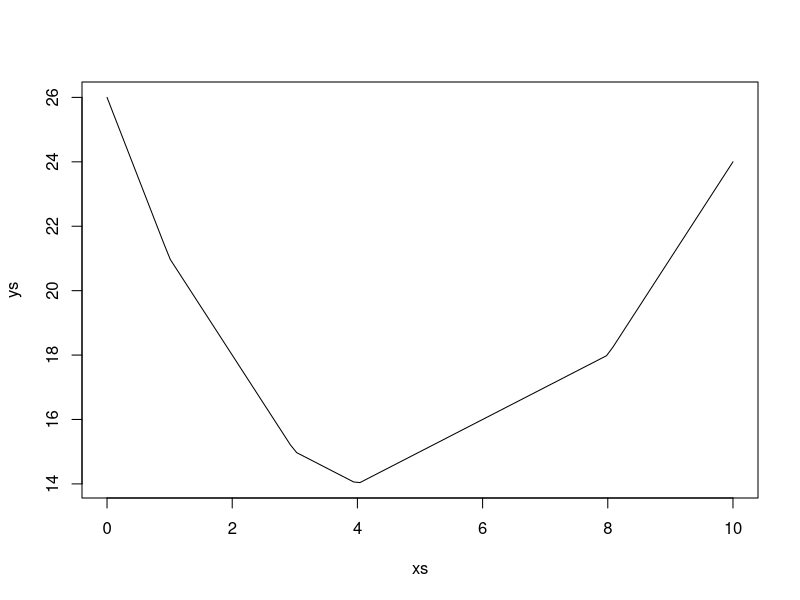
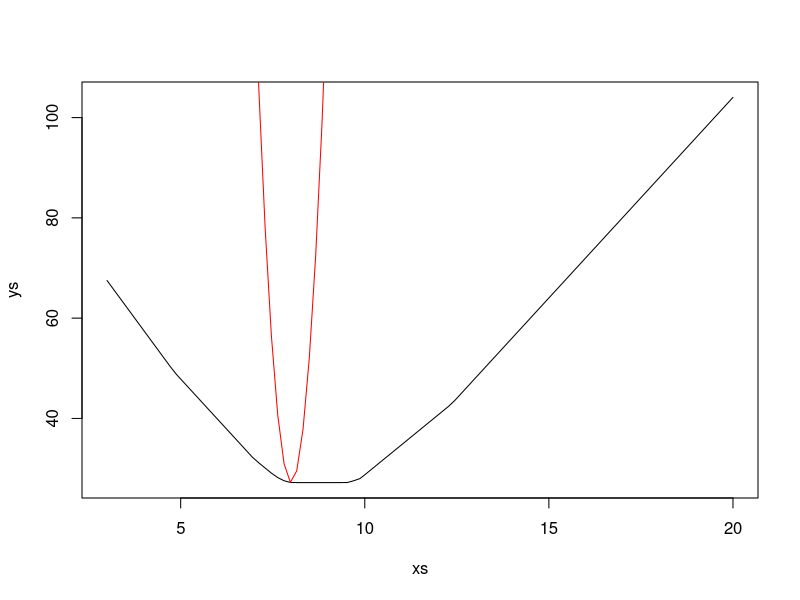
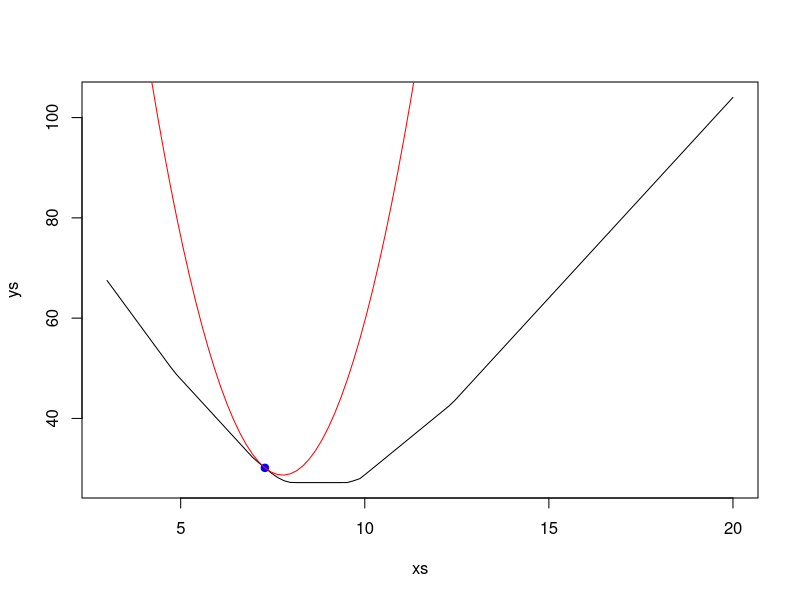
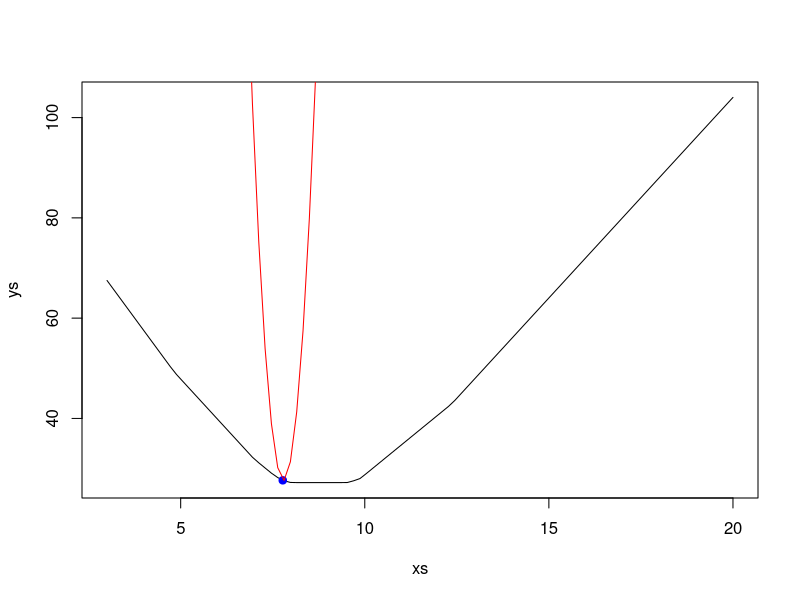
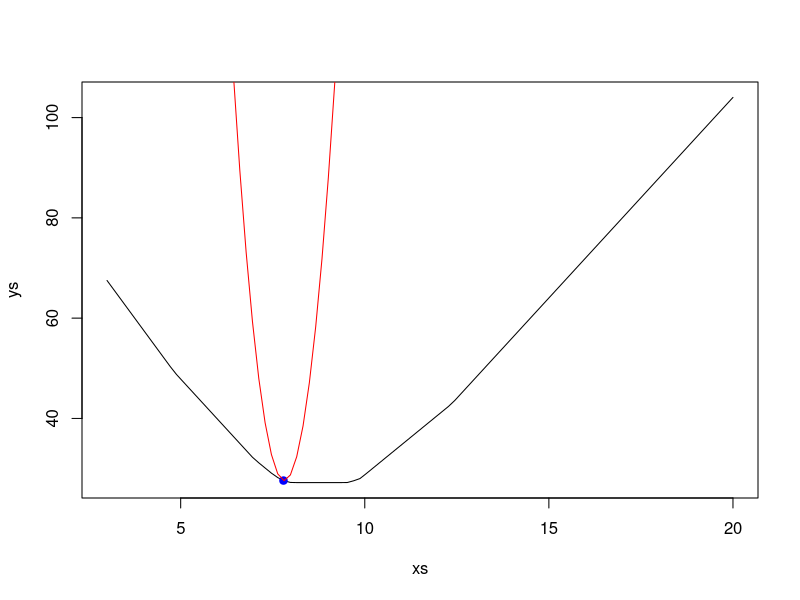
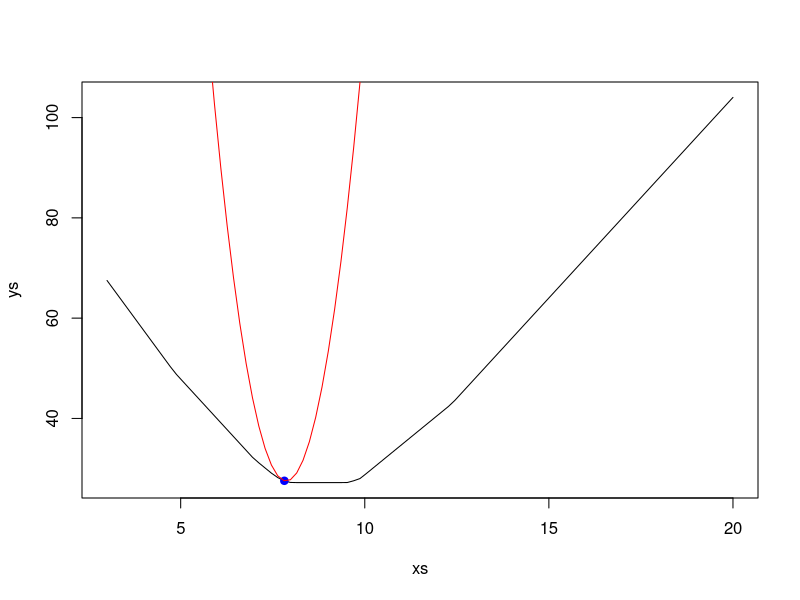
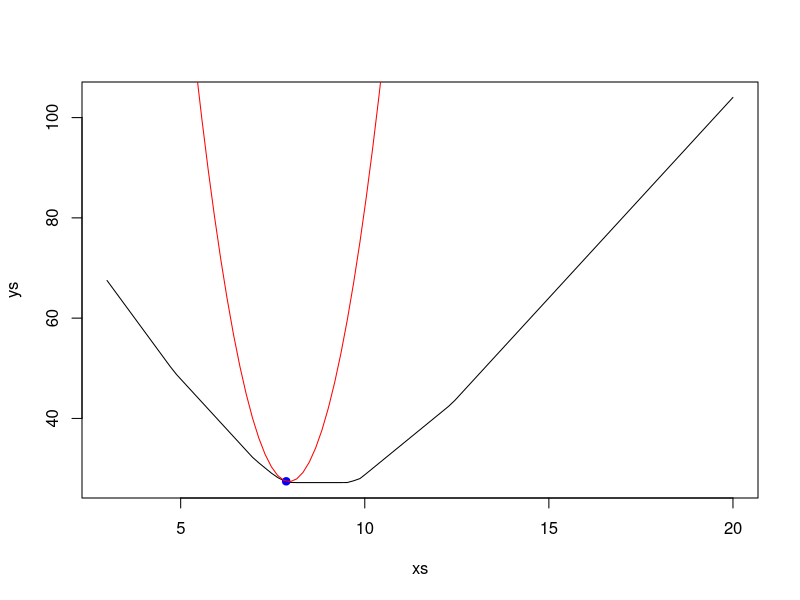
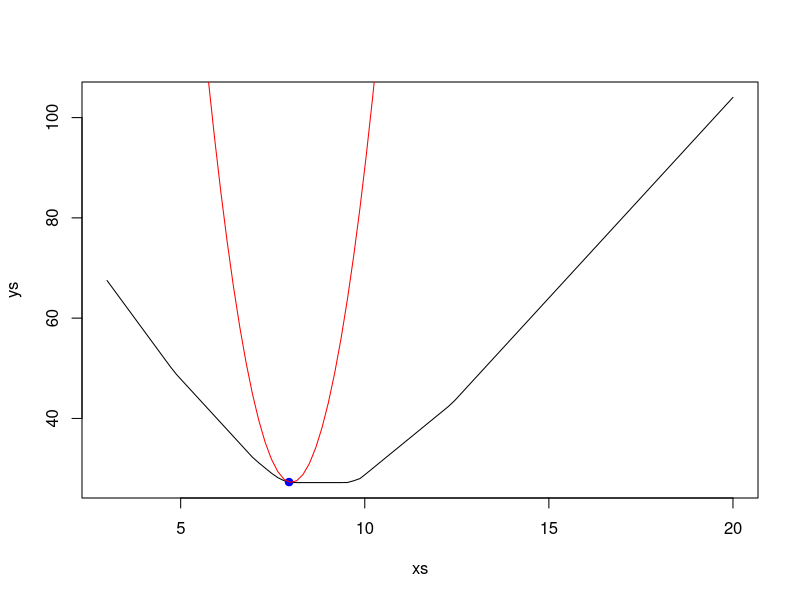

These charts were generated, in order, by the following R code:
## from Ch. 12 of Lange textbook
target <- function(x)
  {
    val <- abs(x-1) + abs(x-3) + abs(x-4) + abs(x-8) + abs(x-10)
    return(val)
  }

xs <- seq(0,10, length=100)
ys <- sapply(xs, target)
plot(xs, ys, type="l")

## toy example with medians
myY <- rgamma(10, 10, 1)
medianTarget <- function(mu, dat=myY)
  {
    val <- sum(abs(dat-mu))
    return(val)
  }

xs <- seq(3,20, length=100)
ys <- sapply(xs, medianTarget)
plot(xs, ys, type="l")



surrogate <- function(mu,currval=8,dat=myY)
  {
    val <- sum((dat-mu)^2/(2*abs(dat-currval))) + sum(0.5*abs(dat - currval))
    return(val)
  }
  
ysSurr <- sapply(xs, surrogate)
lines(xs, ysSurr, col="red")

currval <- 4 # starting value
for (i in 1:10)
  {
    plot(xs, ys, type="l")
    newsurrogate <- function(mu)
      return(surrogate(mu, currval))
    currval <- optim(currval, newsurrogate)$par
    points(currval, medianTarget(currval), col="blue",pch=19)
    ysSurr <- sapply(xs, newsurrogate)
    lines(xs, ysSurr, col="red")

    readline(prompt = cat("Pause at iteration ",i," with current val=",currval,"(press enter)\n"))
  }

## correct answer (median)
median(myY)
#9.766966

